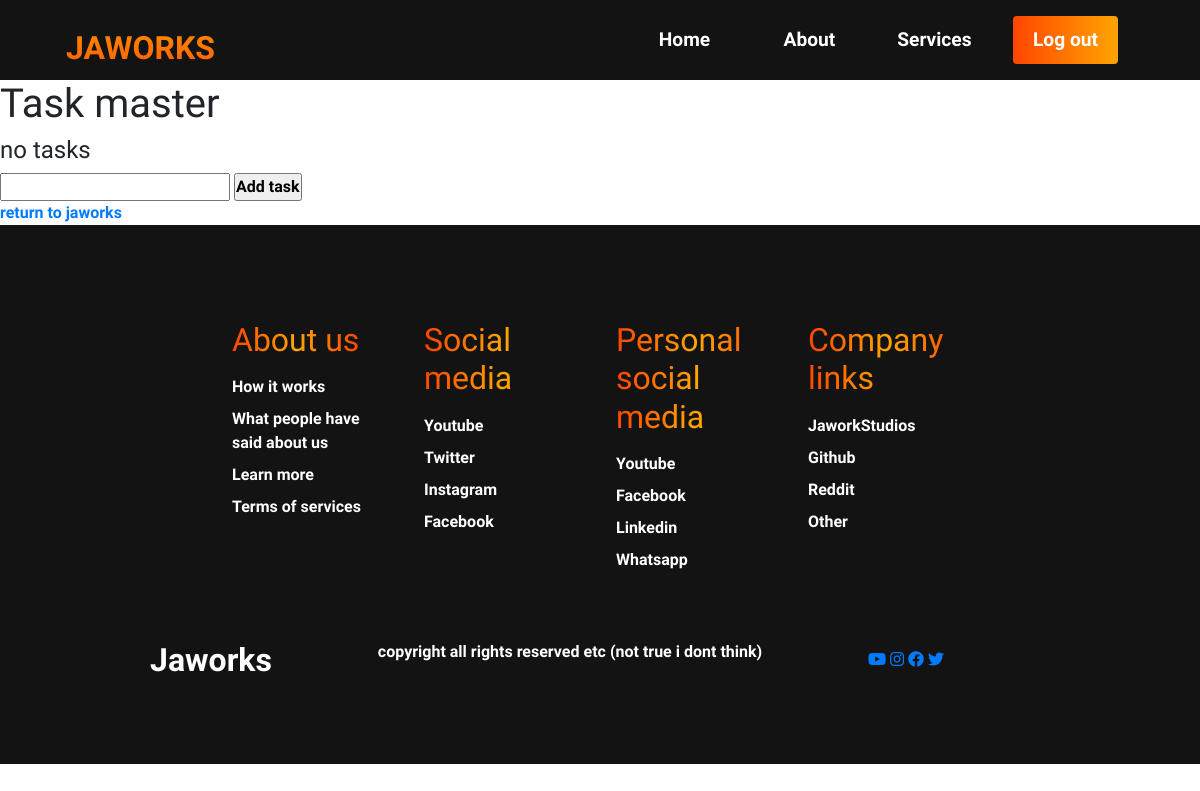
Page /tasklist (signed in) on the earlier database version.
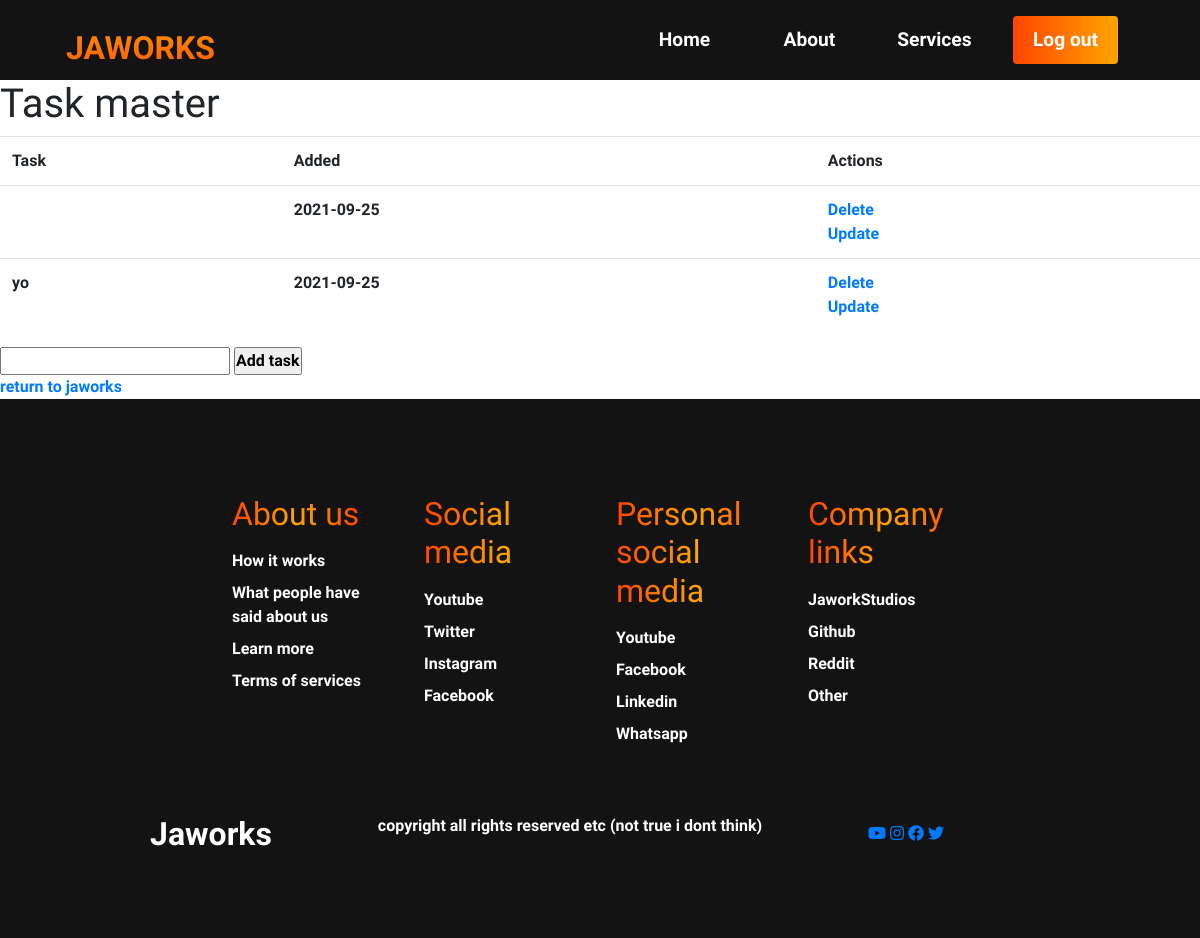
Same page on the later database version.
### website/models.py (models this page shows, shortened)
class Todo(db.Model):
    id = db.Column(db.Integer, primary_key=True) #think this is automatic as well
    content = db.Column(db.String(200), nullable=False)
    date_created = db.Column(db.DateTime, default=datetime.utcnow()) #automatic
    user_id = db.Column(db.Integer, db.ForeignKey('user.id')) #adding this todo model

### website/taskmanager.py (the view)
@taskmanager.route('/tasklist', methods=['GET', 'POST'])
@login_required
def tasklist():
    if request.method == 'POST':
        task_content = request.form['content']
        new_task = Todo(content=task_content, user_id=current_user.id)
        try:
            db.session.add(new_task)
            db.session.commit()
            return redirect('/tasklist')
        except:
            return 'task was not added bro'
    else:
        tasks = Todo.query.order_by(Todo.date_created).all()
        return render_template('tasklist.html', tasks=tasks, user=current_user)

### main.py (called while the page is built)
@app.before_request
def before_request():
    if 'DYNO' in os.environ:
        if request.url.startswith('http://'):
            url = request.url.replace('http://', 'https://', 1)
            code = 301
            return redirect(url, code=code)

### website/__init__.py (called while the page is built)
def create_app():
    app = Flask(__name__)
    app.config['SECRET_KEY'] = 'pasdjapsodnhof bsiudfiusdfbisdf'
    app.config['SQLALCHEMY_DATABASE_URI'] = f'sqlite:///{DB_NAME}'
    app.config['SQLALCHEMY_TRACK_MODIFICATIONS'] = True
    db.init_app(app)
    login_manager = LoginManager()
    login_manager.login_view = 'auth.login'
    login_manager.init_app(app)
    @login_manager.user_loader
    def load_user(id):
        return User.query.get(int(id))
    from .views import views
    from .auth import auth
    from .taskmanager import taskmanager
    app.register_blueprint(views, url_prefix='/')
    app.register_blueprint(auth, url_prefix='/')
    app.register_blueprint(taskmanager, url_prefix='/')
    from .models import User, Note, Todo
    create_database(app)
    return app

### website/templates/tasklist.html (shortened to what this page needs)
{% extends "base.html" %}
{% block main %}
    <div class="content">
        <h1>Task master</h1>
        {% if tasks|length < 1 %}
        <h4> no tasks </h4>
        {% else %}
        <table class="table">
            <tr>
                <th>Task</th>
                <th>Added</th>
                <th>Actions</th>
            </tr>
            {% for task in tasks %}
            <tr>
                <td>{{ task.content }}</td>
                <td>{{ task.date_created.date() }}</td>
                <td>
                    <a href="/delete/{{ task.id }}">Delete</a>
                    <br>
                    <a href="/update/{{ task.id }}">Update</a>
                </td>
            </tr>
            {% endfor %}
        </table>
        {% endif %}
        <div class="form">
            <form action="/tasklist" method="POST">
                <input type="text" name="content" id="content">
                <input type="submit" value="Add task">
            </form>
        </div>
        <a href="/">return to jaworks</a>
    </div>
{% endblock %}

### website/templates/base.html (shortened to what this page needs)
<!DOCTYPE html>
<html lang="en">
<head>
    <link rel="stylesheet" href="https://use.fontawesome.com/releases/v5.15.4/css/all.css"
>
    <link rel="stylesheet" href="https://stackpath.bootstrapcdn.com/bootstrap/4.4.1/css/bootstrap.min.css"
>
    <link rel="stylesheet" href="{{ url_for('static', filename='styles.css') }}">
</head>
<body>
    <nav class="navbar">
        <div class="navbar__container">
            <a href="/" id="navbar__logo">JAWORKS</a>
            <ul class="navbar__menu">
                {% if user.is_authenticated %}
                <li class="navbar__item">
                    <a href="#home" class="navbar__links" id="home-page">
                    Home
                    </a>
                </li>
                <li class="navbar__item">
                    <a href="#about" class="navbar__links" id="about-page">
                    About
                    </a>
                </li>
                <li class="navbar__item">
                    <a href="#services" class="navbar__links" id="services-page">
                    Services
                    </a>
                </li>
                <li class="navbar__btn">
                    <a href="/logout" class="button" id="logout">
                        Log out
                    </a>
                </li>
                {% endif %}
            </ul>
        </div>
    </nav>
    {% block main %}
    {% endblock %}
    <div class="footer__container">
        <div class="footer__links">
            <div class="footer__link--wrapper">
                <div class="footer__link--items">
                    <h2>About us</h2>
                    <a href="/sign-up">How it works</a>
                    <a href="/sign-up">What people have said about us</a>
                    <a href="/sign-up">Learn more</a>
                    <a href="/sign-up">Terms of services</a>
                </div>
                <div class="footer__link--items">
                    <h2>Social media</h2>
                    <a href="/sign-up">Youtube</a>
                    <a href="/sign-up">Twitter</a>
                    <a href="/sign-up">Instagram</a>
                    <a href="/sign-up">Facebook</a>
                </div>
            </div>
            <div class="footer__link--wrapper">
                <div class="footer__link--items">
                    <h2>Personal social media</h2>
                    <a href="/sign-up">Youtube</a>
                    <a href="/sign-up">Facebook</a>
                    <a href="/sign-up">Linkedin</a>
                    <a href="/sign-up">Whatsapp</a>
                </div>
                <div class="footer__link--items">
                    <h2>Company links</h2>
                    <a href="/sign-up">JaworkStudios</a>
                    <a href="/sign-up">Github</a>
                    <a href="/sign-up">Reddit</a>
                    <a href="/sign-up">Other</a>
                </div>
            </div>
        </div>
        <section class="social__media">
            <div class="social__media--wrap">
                <div class="footer__logo">
                    <a href="/" id="footer__logo">Jaworks</a>
                </div>
                <p class="website__rights">copyright all rights reserved etc (not true i dont think)
                    <div class="social__icons">
                        <a href="/" class="social__icon--link"><i class="fab fa-youtube" target="_blank"></i></a>
                        <a href="/" class="social__icon--link"><i class="fab fa-instagram" target="_blank"></i></a>
                        <a href="/" class="social__icon--link"><i class="fab fa-facebook" target="_blank"></i></a>
                        <a href="/" class="social__icon--link"><i class="fab fa-twitter" target="_blank"></i></a>
                    </div>
                </p>
            </div>
        </section>
    </div>
</body>
</html>

### website/static/styles.css (style rules this page uses)
* { box-sizing: border-box; margin:0; padding: 0; font-family: 'Kumbh Sans', sans-serif; scroll-behavior: smooth; font-weight: bold; }
body { overflow-x: hidden; }
.navbar { background: #131313; height: 80px; display: flex; justify-content: center; align-items: center; font-size: 1.2rem; position: sticky; top: 0; z-index: 2000; }
.navbar__container { display: flex; justify-content: space-between; height: 80px; z-index: 1; width: 100%; max-width: 1300px; margin: 0 auto; padding: 0 50px; }
#navbar__logo { background-color: white; background-image: linear-gradient(to top, #FF4500 0%, #FFA500 100%); background-size: 100%; -webkit-background-clip: text; -moz-background-clip: text; -webkit-text-fill-color: transparent; -moz-text-fill-color: transparent; display: flex; cursor: pointer; align-items: center; text-decoration: none; font-size: 2rem; }
.navbar__menu { display: flex; align-items: center; list-style: none; }
.navbar__item { height: 80px; }
.navbar__links { color: white; display: flex; align-items: center; justify-content: center; width: 125px; text-decoration: none; padding: 0 1rem; height: 100%; transition: all 0.3s ease; }
.navbar__btn { display: flex; justify-content: center; align-items: center; padding: 0 1rem; width: 100%; }
.button { display: flex; justify-content: center; align-items: center; text-decoration: none; padding: 10px 20px; height: 100%; width: 100%; border: none; outline: none; border-radius: 4px; background: #FF4500; background: -webkit-linear-gradient(to right, #FF4500, #FFA500); background: linear-gradient(to right, #FF4500, #FFA500); color:white; transition: all 0.3s ease; font-weight: bold; text-decoration: none; }
.footer__container { background-color: #131313; padding: 5rem 0; display: flex; flex-direction: column; justify-content: center; align-items: center; }
#footer__logo { color:white; display: flex; align-items: center; cursor: pointer; text-decoration: none; font-size: 2rem; }
.footer__links { width: 100%; max-width: 1000px; display: flex; justify-content: center; }
.footer__link--wrapper { display: flex; }
.footer__link--items { display: flex; flex-direction: column; align-items: flex-start; margin: 16px; text-align: left; width: 160px; box-sizing: border-box; }
.footer__link--items h2 { margin-bottom: 16px; background: #FFE000; background: -webkit-linear-gradient(to right, #FF4500, #FFA500, #FF4500); background: linear-gradient(to right, #FF4500, #FFA500, #FF4500); background-size: 100%; -webkit-background-clip: text; -moz-background-clip: text; -webkit-text-fill-color: transparent; -moz-text-fill-color: transparent; }
.footer__link--items a { color: white; text-decoration: none; margin-bottom: 0.5rem; }
.social__media { max-width: 1000px; width: 100%; }
.social__media--wrap { display: flex; justify-content: space-between; align-items: center; width: 90%; max-width: 1000px; margin: 40px auto 0 auto; }
.website__rights { color:white; }

Differences in the rows shown:
added Todo: date_created "2021-09-25"
added Todo: content "yo", date_created "2021-09-25"
Other differences:
text no longer shown: "no tasks"
text now shown: "Task Added Actions"
